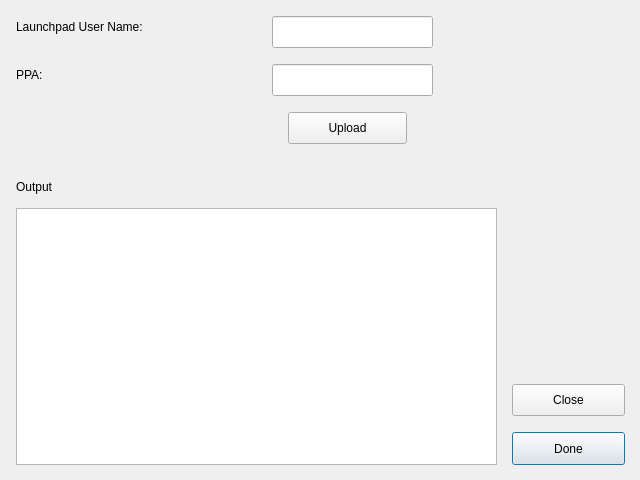
<?xml version="1.0" encoding="UTF-8"?>
<ui version="4.0">
 <class>Dialog</class>
 <widget class="QDialog" name="Dialog">
  <property name="geometry">
   <rect>
    <x>0</x>
    <y>0</y>
    <width>640</width>
    <height>480</height>
   </rect>
  </property>
  <property name="windowTitle">
   <string>Upload to Launchpad</string>
  </property>
  <widget class="QPushButton" name="cancelButton">
   <property name="geometry">
    <rect>
     <x>512</x>
     <y>384</y>
     <width>113</width>
     <height>32</height>
    </rect>
   </property>
   <property name="text">
    <string>Close</string>
   </property>
   <property name="autoDefault">
    <bool>false</bool>
   </property>
  </widget>
  <widget class="QPushButton" name="nextButton">
   <property name="geometry">
    <rect>
     <x>512</x>
     <y>432</y>
     <width>113</width>
     <height>33</height>
    </rect>
   </property>
   <property name="text">
    <string>Done</string>
   </property>
  </widget>
  <widget class="QLineEdit" name="userEdit">
   <property name="geometry">
    <rect>
     <x>272</x>
     <y>16</y>
     <width>161</width>
     <height>32</height>
    </rect>
   </property>
  </widget>
  <widget class="QLabel" name="label">
   <property name="geometry">
    <rect>
     <x>16</x>
     <y>16</y>
     <width>225</width>
     <height>22</height>
    </rect>
   </property>
   <property name="text">
    <string>Launchpad User Name:</string>
   </property>
  </widget>
  <widget class="QLabel" name="label_2">
   <property name="geometry">
    <rect>
     <x>16</x>
     <y>64</y>
     <width>84</width>
     <height>22</height>
    </rect>
   </property>
   <property name="text">
    <string>PPA:</string>
   </property>
  </widget>
  <widget class="QLineEdit" name="ppaEdit">
   <property name="geometry">
    <rect>
     <x>272</x>
     <y>64</y>
     <width>161</width>
     <height>32</height>
    </rect>
   </property>
  </widget>
  <widget class="QPlainTextEdit" name="outputEdit">
   <property name="geometry">
    <rect>
     <x>16</x>
     <y>208</y>
     <width>481</width>
     <height>257</height>
    </rect>
   </property>
  </widget>
  <widget class="QLabel" name="label_3">
   <property name="geometry">
    <rect>
     <x>16</x>
     <y>176</y>
     <width>84</width>
     <height>22</height>
    </rect>
   </property>
   <property name="text">
    <string>Output</string>
   </property>
  </widget>
  <widget class="QPushButton" name="uploadButton">
   <property name="geometry">
    <rect>
     <x>288</x>
     <y>112</y>
     <width>119</width>
     <height>32</height>
    </rect>
   </property>
   <property name="text">
    <string>Upload</string>
   </property>
  </widget>
 </widget>
 <resources/>
 <connections/>
</ui>
